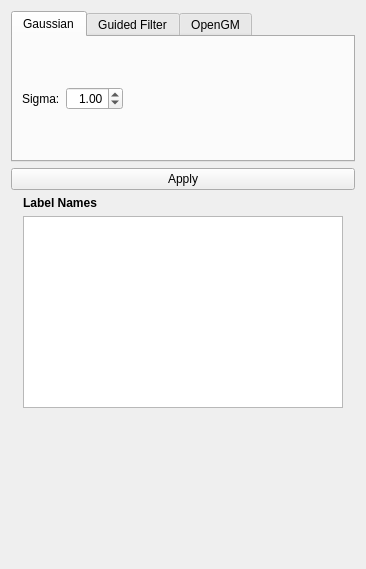
<?xml version="1.0" encoding="UTF-8"?>
<ui version="4.0">
 <class>Form</class>
 <widget class="QWidget" name="Form">
  <property name="geometry">
   <rect>
    <x>0</x>
    <y>0</y>
    <width>366</width>
    <height>569</height>
   </rect>
  </property>
  <property name="windowTitle">
   <string>Form</string>
  </property>
  <layout class="QVBoxLayout" name="verticalLayout">
   <item>
    <widget class="QTabWidget" name="tabWidget">
     <property name="enabled">
      <bool>true</bool>
     </property>
     <property name="minimumSize">
      <size>
       <width>0</width>
       <height>100</height>
      </size>
     </property>
     <property name="currentIndex">
      <number>0</number>
     </property>
     <widget class="QWidget" name="costVolTab">
      <attribute name="title">
       <string>Gaussian</string>
      </attribute>
      <layout class="QHBoxLayout" name="horizontalLayout">
       <item>
        <layout class="QHBoxLayout" name="horizontalLayout_sigma">
         <item>
          <widget class="QLabel" name="sigmaLabel">
           <property name="sizePolicy">
            <sizepolicy hsizetype="Preferred" vsizetype="Preferred">
             <horstretch>0</horstretch>
             <verstretch>0</verstretch>
            </sizepolicy>
           </property>
           <property name="toolTip">
            <string>&lt;html&gt;&lt;head/&gt;&lt;body&gt;&lt;p&gt;Smooth the input data with a Gaussian with user-defined sigma values for x, y and z. Anisotropic smoothing is allowed, i.e. sigmas can all be different. Look at &lt;span style=&quot; font-weight:600;&quot;&gt;&amp;quot;Smoothed input&amp;quot;&lt;/span&gt; layer for the results (first check the &amp;quot;Show intermediate results&amp;quot; checkbox).&lt;/p&gt;&lt;/body&gt;&lt;/html&gt;</string>
           </property>
           <property name="text">
            <string>Sigma:</string>
           </property>
          </widget>
         </item>
         <item>
          <widget class="QDoubleSpinBox" name="sigmaSpinBox">
           <property name="toolTip">
            <string>sigma for cost volume filter</string>
           </property>
           <property name="layoutDirection">
            <enum>Qt::LeftToRight</enum>
           </property>
           <property name="alignment">
            <set>Qt::AlignRight|Qt::AlignTrailing|Qt::AlignVCenter</set>
           </property>
           <property name="buttonSymbols">
            <enum>QAbstractSpinBox::UpDownArrows</enum>
           </property>
           <property name="decimals">
            <number>2</number>
           </property>
           <property name="minimum">
            <double>0.000000000000000</double>
           </property>
           <property name="maximum">
            <double>99.000000000000000</double>
           </property>
           <property name="singleStep">
            <double>0.100000000000000</double>
           </property>
           <property name="value">
            <double>1.000000000000000</double>
           </property>
          </widget>
         </item>
         <item>
          <spacer name="horizontalSpacer_2">
           <property name="orientation">
            <enum>Qt::Horizontal</enum>
           </property>
           <property name="sizeHint" stdset="0">
            <size>
             <width>40</width>
             <height>20</height>
            </size>
           </property>
          </spacer>
         </item>
        </layout>
       </item>
      </layout>
      <zorder>horizontalSpacer</zorder>
      <zorder>layoutWidget</zorder>
     </widget>
     <widget class="QWidget" name="guidedTab">
      <property name="enabled">
       <bool>false</bool>
      </property>
      <attribute name="title">
       <string>Guided Filter</string>
      </attribute>
      <layout class="QHBoxLayout" name="horizontalLayout_3">
       <item>
        <layout class="QHBoxLayout" name="horizontalLayout_5"/>
       </item>
      </layout>
     </widget>
     <widget class="QWidget" name="opengmTab">
      <property name="enabled">
       <bool>false</bool>
      </property>
      <attribute name="title">
       <string>OpenGM</string>
      </attribute>
      <layout class="QHBoxLayout" name="horizontalLayout_4">
       <item>
        <layout class="QHBoxLayout" name="horizontalLayout_6"/>
       </item>
      </layout>
     </widget>
    </widget>
   </item>
   <item>
    <widget class="QPushButton" name="applyButton">
     <property name="toolTip">
      <string>&lt;html&gt;&lt;head/&gt;&lt;body&gt;&lt;p&gt;Apply all the settings and compute results. If you want to see the final filtering results, don't forget to enable the &lt;span style=&quot; font-weight:600;&quot;&gt;&amp;quot;Final output&amp;quot;&lt;/span&gt; layer in the layer selection widget.&lt;/p&gt;&lt;/body&gt;&lt;/html&gt;</string>
     </property>
     <property name="text">
      <string>Apply</string>
     </property>
    </widget>
   </item>
   <item>
    <layout class="QVBoxLayout" name="verticalLayout_2">
     <property name="leftMargin">
      <number>12</number>
     </property>
     <property name="rightMargin">
      <number>12</number>
     </property>
     <item>
      <widget class="QLabel" name="label">
       <property name="font">
        <font>
         <weight>75</weight>
         <bold>true</bold>
        </font>
       </property>
       <property name="text">
        <string>Label Names</string>
       </property>
      </widget>
     </item>
     <item>
      <widget class="QListView" name="labelListView"/>
     </item>
    </layout>
   </item>
   <item>
    <spacer name="verticalSpacer">
     <property name="orientation">
      <enum>Qt::Vertical</enum>
     </property>
     <property name="sizeHint" stdset="0">
      <size>
       <width>20</width>
       <height>40</height>
      </size>
     </property>
    </spacer>
   </item>
  </layout>
 </widget>
 <resources/>
 <connections/>
</ui>
